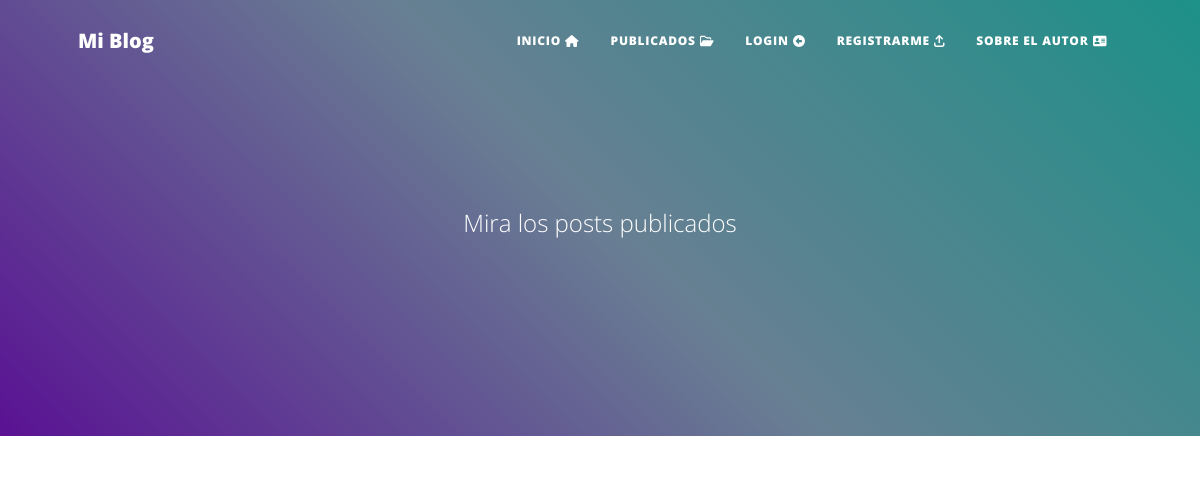
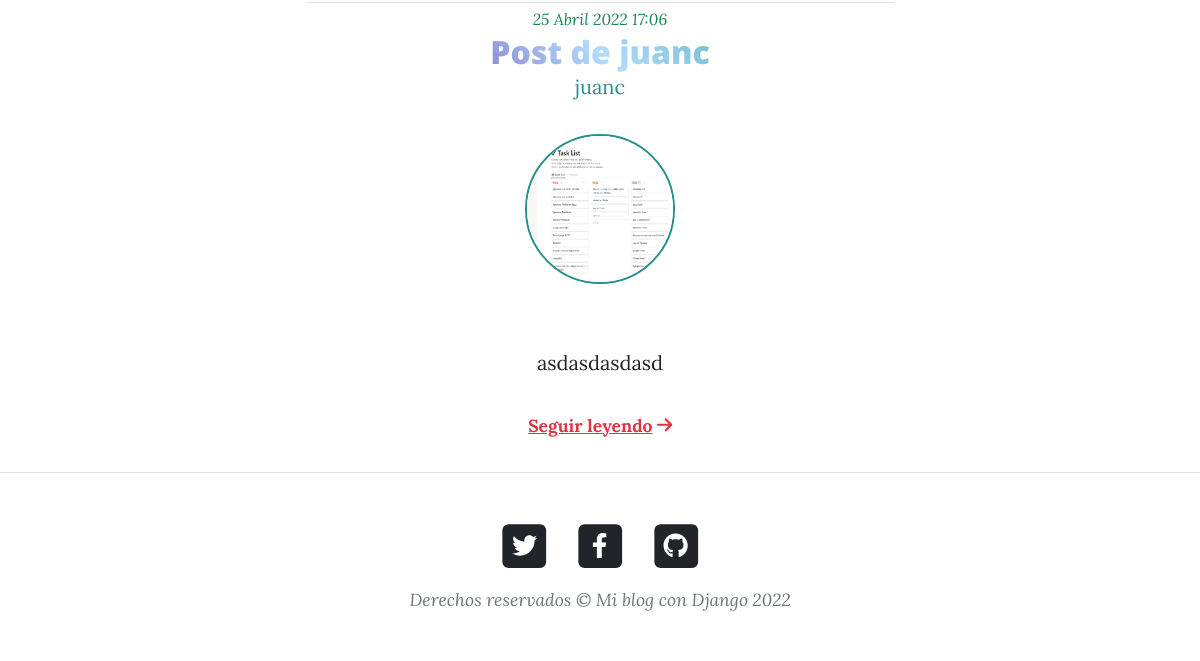
Page /pages/ on the earlier database version (2 pictures, top to bottom).
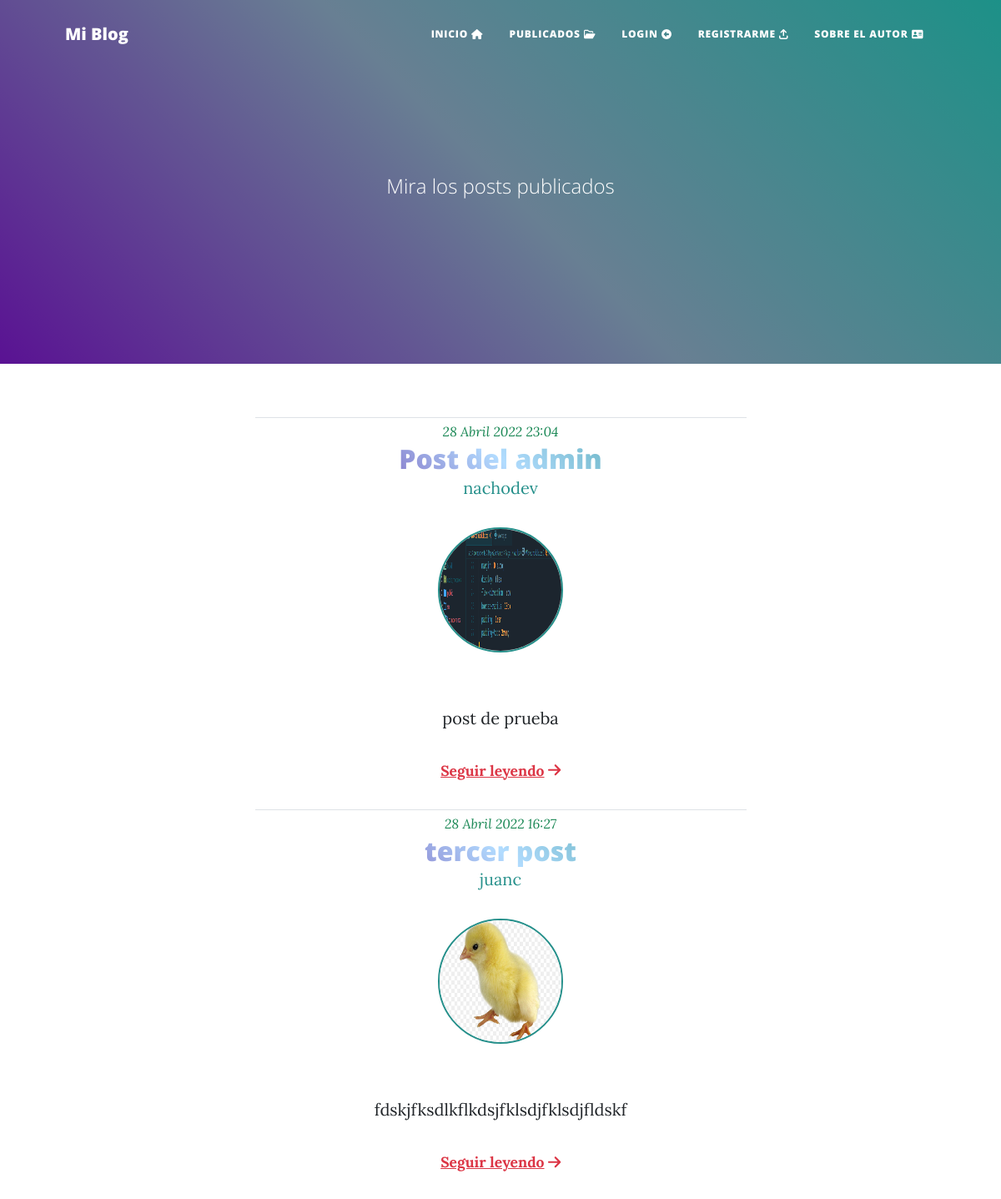
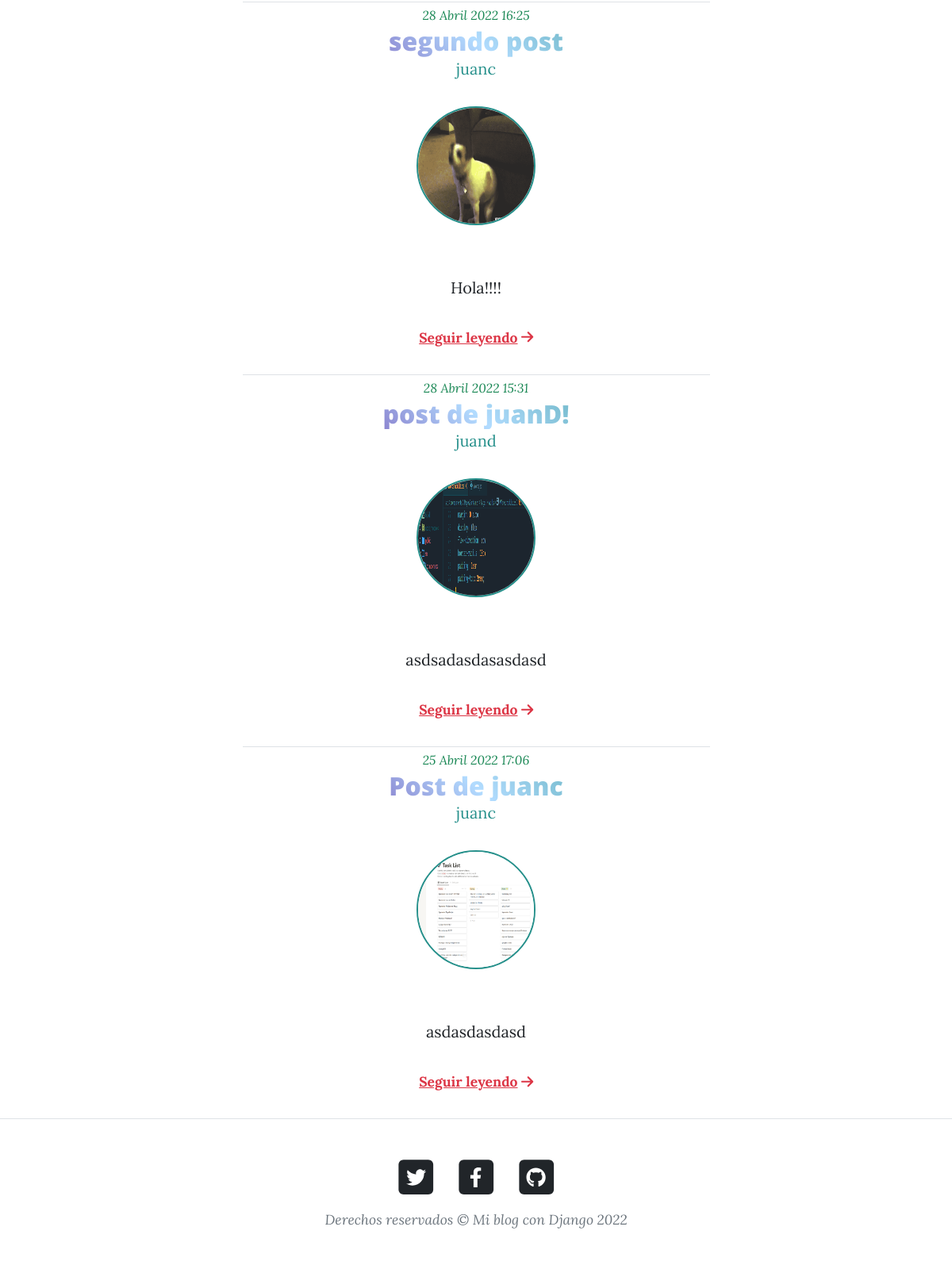
Same page on the later database version (2 pictures, top to bottom).
### appblog/models.py (models this page shows, shortened)
class Posteos_nuevos(models.Model):
    id = models.AutoField(primary_key=True)
    titulo = models.CharField(max_length=60)
    img = models.ImageField(null=True)
    post = RichTextField(blank=True, null=True)
    fecha = models.DateTimeField(auto_now_add=True)
    autor = models.ForeignKey(User, on_delete=models.CASCADE, default=1)

### appblog/views.py (the view)
# urls.py: path('pages/', Publicados, name='publicados'),
def Publicados(request):
    if request.user.is_authenticated:
        avatar = Avatar.objects.filter(usuario = request.user)
        if len(avatar) > 0:
            imagen = avatar[0].img.url
        else:
            imagen = ''
    else:
        imagen = ''
    posts = Posteos_nuevos.objects.all().order_by('-fecha')
    if request.method == 'GET':
        buscar = request.GET.get('buscar')
        if buscar:
            posts = Posteos_nuevos.objects.filter(titulo__icontains=buscar)
    return render(request, 'appblog/publicados.html', {'posts': posts, 'imagen': imagen})

### appblog/templates/appblog/publicados.html (shortened to what this page needs)
{% extends 'appblog/base.html' %}
{% block masthead %}
<header class="masthead " style="background: rgb(149,0,255);
background: linear-gradient(45deg, rgba(149,0,255,1) 0%, rgba(178,220,255,1) 50%, rgba(26,255,233,1) 100%);">
  <div class="container position-relative px-4 px-lg-5">
      <div class="row gx-4 gx-lg-5 justify-content-center">
          <div class="col-md-10 col-lg-8 col-xl-7">
              <div class="site-heading">
                {% if posts %}
                  <h1 class="text-white">{{Posteos_nuevos.count}}</h1>   <span class="subheading">Mira los posts publicados</span>
                  {% else %}
                <span class="subheading">No hay posteos aún...</span>
                {% endif %}
              </div>
            </div>
      </div>
  </div>
</header>
{% endblock masthead %}
{% block contenido_inicio %}
{% for post in posts %}
<div class="text-center border-top mt-3">
  <span class="fs-6 text-success fst-italic">{{post.fecha}}</span>
  <h2 style="word-break: break-word   background: rgb(149,0,255);
  background: linear-gradient(45deg, rgb(91,22,148) 0%, rgba(178,220,255,1) 50%, rgb(38,144,139) 100%);
  background-size: 100%;
  background-repeat: repeat;
  -webkit-background-clip: text;
  -webkit-text-fill-color: transparent;
  -moz-background-clip: text;
  -moz-text-fill-color: transparent;" class=" mb-0">{{post.titulo|safe}}</h2>
  <p class="m-0" style="color: rgb(38,144,139);">{{post.autor}}</p>
  <img src="{{post.img.url}}" style="margin-top:2rem;width:150px; height:150px; border: rgb(38,144,139) 2px solid" class="rounded-circle"  alt="Responsive image">
  <p style="word-break: break-word; overflow: hidden;  " class="text-start">{{ post.post|safe|slice:"800" }}</p>
  <p class="text-center">
    <small>
      <a class="text-danger" style="font-weight:bold " href="{{post.id}}/">Seguir leyendo<i class="fa-solid fa-arrow-right ms-1"></i
        ></a>
    </small>
  </p>
</div>
{% endfor %}
{% endblock %}

### appblog/templates/appblog/base.html (shortened to what this page needs)
<!DOCTYPE html>
<html lang="en">
    <head>
        {% load static %}
        <link href="{% static 'appblog/css/styles.css' %}" rel="stylesheet" />
    </head>
    <body>
        {% include 'appblog/components/navbar.html' %}
        {% block masthead %}
        {% endblock masthead %}
        <div class="container px-4 px-lg-5">
            <div class="row gx-4 gx-lg-5 justify-content-center">
                <div class="col-md-10 col-lg-8 col-xl-7">
                    {% block contenido_inicio %}
                    {% endblock contenido_inicio %}
                </div>
            </div>
        </div>
        {% include 'appblog/components/footer.html' %}
    </body>
</html>

### appblog/templates/appblog/components/navbar.html (shortened to what this page needs)
<nav class="navbar navbar-expand-lg navbar-light" id="mainNav">
  <div class="container px-4 px-lg-5">
    <a class="navbar-brand" href="{% url 'inicio'%}">Mi Blog</a>
    <div class="collapse navbar-collapse" id="navbarResponsive">
      <ul class="navbar-nav ms-auto py-4 py-lg-0">
        <li class="nav-item">
          <a class="nav-link px-lg-3 py-3 py-lg-4" href="{% url 'inicio'%}"
            >Inicio<i class="fa-solid fa-house ms-1"></i
          ></a>
        </li>
        <li class="nav-item">
          <a class="nav-link px-lg-3 py-3 py-lg-4" href="{% url 'publicados'%}"
            >Publicados<i class="fa-regular fa-folder-open ms-1"></i
          ></a>
        </li>
        {% if request.user.is_authenticated %}
        <li class="nav-item">
          <a class="nav-link px-lg-3 py-3 py-lg-4" href="{% url 'nuevo_post'%}"
            >Nuevo post <i class="fa-solid fa-pen-to-square ms-1"></i
          ></a>
        </li>
        <li class="nav-item">
          <a class="nav-link px-lg-3 py-3 py-lg-4" href="{% url 'logout'%}"
            >Logout<i class="fa-solid fa-arrow-right-from-bracket ms-1"></i
          ></a>
        </li>
        {% else %}
        <li class="nav-item">
          <a class="nav-link px-lg-3 py-3 py-lg-4" href="{% url 'login_form'%}"
            >Login<i class="fa-solid fa-circle-left ms-1"></i
          ></a>
        </li>
        <li class="nav-item">
          <a class="nav-link px-lg-3 py-3 py-lg-4" href="{% url 'registro'%}"
            >Registrarme<i class="ms-1 fa-solid fa-arrow-up-from-bracket"></i
          ></a>
        </li>
        {% endif %}
        <li class="nav-item">
          <a class="nav-link px-lg-3 py-3 py-lg-4" href="{% url 'sobre_mi'%}"
            >Sobre el autor<i class="fa-solid fa-address-card ms-1"></i
          ></a>
        </li>
      </ul>
    </div>
  </div>
</nav>

### appblog/templates/appblog/components/footer.html
 <footer class="border-top">
    <div class="container px-4 px-lg-5">
        <div class="row gx-4 gx-lg-5 justify-content-center">
            <div class="col-md-10 col-lg-8 col-xl-7">
                <ul class="list-inline text-center">
                    <li class="list-inline-item">
                        <a href="#!">
                            <span class="fa-stack fa-lg">
                                <i class="fas fa-square fa-stack-2x"></i>
                                <i class="fab fa-twitter fa-stack-1x fa-inverse"></i>
                            </span>
                        </a>
                    </li>
                    <li class="list-inline-item">
                        <a href="#!">
                            <span class="fa-stack fa-lg">
                                <i class="fas fa-square fa-stack-2x"></i>
                                <i class="fab fa-facebook-f fa-stack-1x fa-inverse"></i>
                            </span>
                        </a>
                    </li>
                    <li class="list-inline-item">
                        <a href="#!">
                            <span class="fa-stack fa-lg">
                                <i class="fas fa-square fa-stack-2x"></i>
                                <i class="fab fa-github fa-stack-1x fa-inverse"></i>
                            </span>
                        </a>
                    </li>
                </ul>
                <div class="small text-center text-muted fst-italic">Derechos reservados &copy; Mi blog con Django 2022</div>
            </div>
        </div>
    </div>
</footer>

Differences in the rows shown:
added Posteos_nuevos: fecha "28 Abril 2022 23:04", titulo "Post del admin", autor "nachodev", img (picture), post "post de prueba"
added Posteos_nuevos: fecha "28 Abril 2022 16:27", titulo "tercer post", autor "juanc", img (picture), post "fdskjfksdlkflkdsjfklsdjfklsdjfldskf"
added Posteos_nuevos: fecha "28 Abril 2022 16:25", titulo "segundo post", autor "juanc", img (picture), post "Hola!!!!"
added Posteos_nuevos: fecha "28 Abril 2022 15:31", titulo "post de juanD!", autor "juand", img (picture), post "asdsadasdasasdasd"
